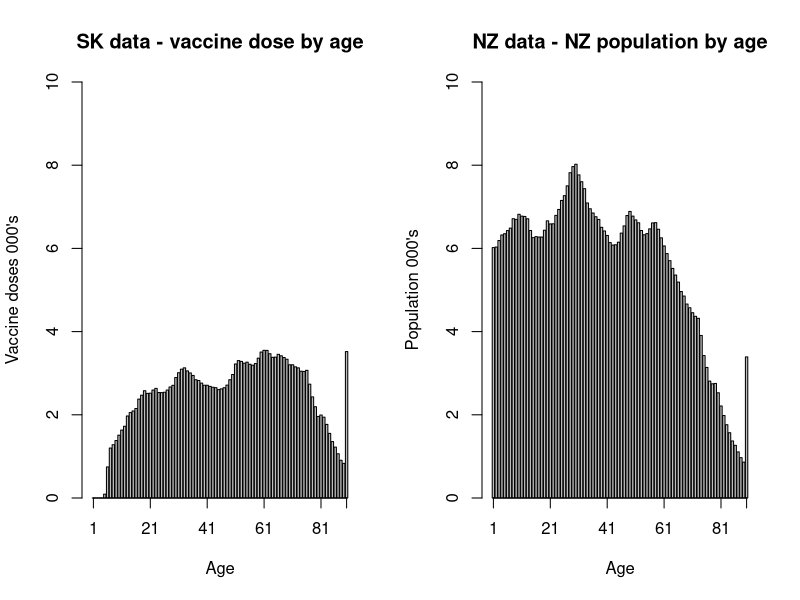
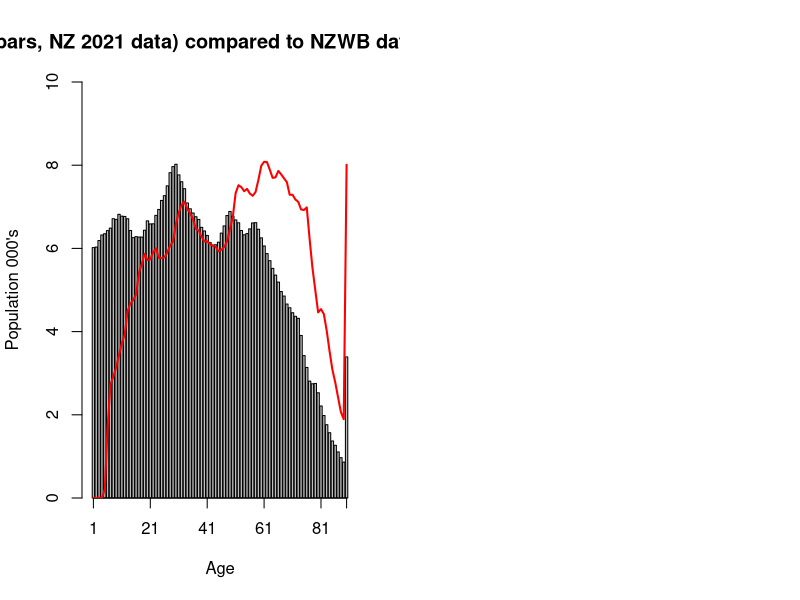

These charts were generated, in order, by the following R code: (Note: this script raises an error after producing the figures.)
# nzd is SK data
# nzda is SK age data distribution
# und is UN data distribution
# sk_age is SK data age distribution

und  <- read.csv("data/nz_2021_june_census.csv")
nzda <- read.csv("nz_analysis/nzwb_age_distribution.csv")

par(mfrow = c(1, 2))
mp <- barplot(
  nzda$count,
  ylim = c(0, 100000),
  main = "SK data - vaccine dose by age",
  yaxt = "n",
  xaxt = "n",
  ylab = "Vaccine doses 000's",
  xlab = "Age"
)
axis(1, at = mp[c(1, 21, 41, 61, 81, 90)], labels = c(1, 21, 41, 61, 81, 90))
axis(2, at = seq(0, 100000, by = 20000), labels = seq(0, 10, by = 2))

mp <- barplot(
  und$count,
  ylim = c(0, 100000),
  main = "NZ data - NZ population by age",
  yaxt = "n",
  xaxt = "n",
  ylab = "Population 000's",
  xlab = "Age"
)
axis(1, at = mp[c(1, 21, 41, 61, 81, 90)], labels = c(1, 21, 41, 61, 81, 90))
axis(2, at = seq(0, 100000, by = 20000), labels = seq(0, 10, by = 2))

nm <- sum(und$count) / sum(nzda$count)
mp <- barplot(
  und$count,
  ylim = c(0, 100000),
  main = "NZ population by age (bars, NZ 2021 data) compared to NZWB data set distribution (red line)",
  yaxt = "n",
  xaxt = "n",
  ylab = "Population 000's",
  xlab = "Age"
)
axis(1, at = mp[c(1, 21, 41, 61, 81, 90)], labels = c(1, 21, 41, 61, 81, 90))
axis(2, at = seq(0, 100000, by = 20000), labels = seq(0, 10, by = 2))
lines(mp, nzda$count * nm, col = "red", lwd = 2)

ks.test(sk_age, und$count)

# end of age plot